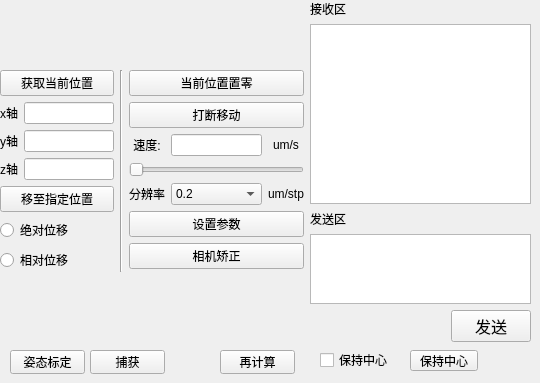
    <widget class="QWidget" name="tab">
     <attribute name="title">
      <string>mic机械臂</string>
     </attribute>
     <widget class="QWidget" name="layoutWidget">
      <property name="geometry">
       <rect>
        <x>0</x>
        <y>0</y>
        <width>531</width>
        <height>342</height>
       </rect>
      </property>
      <layout class="QHBoxLayout" name="horizontalLayout_6">
       <item>
        <layout class="QVBoxLayout" name="verticalLayout_8">
         <item>
          <layout class="QHBoxLayout" name="horizontalLayout_5">
           <item>
            <layout class="QGridLayout" name="gridLayout_2">
             <item row="4" column="0" colspan="2">
              <widget class="QPushButton" name="BtnMove">
               <property name="sizePolicy">
                <sizepolicy hsizetype="Expanding" vsizetype="Fixed">
                 <horstretch>0</horstretch>
                 <verstretch>0</verstretch>
                </sizepolicy>
               </property>
               <property name="text">
                <string>移至指定位置</string>
               </property>
              </widget>
             </item>
             <item row="3" column="0">
              <widget class="QLabel" name="label_10">
               <property name="sizePolicy">
                <sizepolicy hsizetype="Expanding" vsizetype="Preferred">
                 <horstretch>1</horstretch>
                 <verstretch>0</verstretch>
                </sizepolicy>
               </property>
               <property name="text">
                <string>z轴</string>
               </property>
               <property name="alignment">
                <set>Qt::AlignCenter</set>
               </property>
              </widget>
             </item>
             <item row="2" column="1">
              <widget class="QLineEdit" name="SetYPosition">
               <property name="sizePolicy">
                <sizepolicy hsizetype="Expanding" vsizetype="Fixed">
                 <horstretch>5</horstretch>
                 <verstretch>0</verstretch>
                </sizepolicy>
               </property>
              </widget>
             </item>
             <item row="3" column="1">
              <widget class="QLineEdit" name="SetZPosition">
               <property name="sizePolicy">
                <sizepolicy hsizetype="Expanding" vsizetype="Fixed">
                 <horstretch>5</horstretch>
                 <verstretch>0</verstretch>
                </sizepolicy>
               </property>
              </widget>
             </item>
             <item row="1" column="1">
              <widget class="QLineEdit" name="SetXPosition">
               <property name="sizePolicy">
                <sizepolicy hsizetype="Expanding" vsizetype="Fixed">
                 <horstretch>5</horstretch>
                 <verstretch>0</verstretch>
                </sizepolicy>
               </property>
              </widget>
             </item>
             <item row="2" column="0">
              <widget class="QLabel" name="label_9">
               <property name="sizePolicy">
                <sizepolicy hsizetype="Expanding" vsizetype="Preferred">
                 <horstretch>1</horstretch>
                 <verstretch>0</verstretch>
                </sizepolicy>
               </property>
               <property name="text">
                <string>y轴</string>
               </property>
               <property name="alignment">
                <set>Qt::AlignCenter</set>
               </property>
              </widget>
             </item>
             <item row="1" column="0">
              <widget class="QLabel" name="label_8">
               <property name="sizePolicy">
                <sizepolicy hsizetype="Expanding" vsizetype="Preferred">
                 <horstretch>1</horstretch>
                 <verstretch>0</verstretch>
                </sizepolicy>
               </property>
               <property name="text">
                <string>x轴</string>
               </property>
               <property name="alignment">
                <set>Qt::AlignCenter</set>
               </property>
              </widget>
             </item>
             <item row="5" column="0" colspan="2">
              <widget class="QRadioButton" name="rBtnAbsoluteMove">
               <property name="text">
                <string>绝对位移</string>
               </property>
              </widget>
             </item>
             <item row="6" column="0" colspan="2">
              <widget class="QRadioButton" name="rBtnRelativeMove">
               <property name="text">
                <string>相对位移</string>
               </property>
              </widget>
             </item>
             <item row="0" column="0" colspan="2">
              <widget class="QPushButton" name="BtnGetCurrentPosition">
               <property name="enabled">
                <bool>true</bool>
               </property>
               <property name="sizePolicy">
                <sizepolicy hsizetype="Minimum" vsizetype="Maximum">
                 <horstretch>0</horstretch>
                 <verstretch>1</verstretch>
                </sizepolicy>
               </property>
               <property name="text">
                <string>获取当前位置</string>
               </property>
              </widget>
             </item>
            </layout>
           </item>
           <item>
            <widget class="Line" name="line">
             <property name="orientation">
              <enum>Qt::Vertical</enum>
             </property>
            </widget>
           </item>
           <item>
            <layout class="QGridLayout" name="gridLayout_4">
             <item row="2" column="2">
              <widget class="QLabel" name="label_17">
               <property name="sizePolicy">
                <sizepolicy hsizetype="Expanding" vsizetype="Preferred">
                 <horstretch>1</horstretch>
                 <verstretch>0</verstretch>
                </sizepolicy>
               </property>
               <property name="contextMenuPolicy">
                <enum>Qt::NoContextMenu</enum>
               </property>
               <property name="text">
                <string>um/s</string>
               </property>
               <property name="alignment">
                <set>Qt::AlignCenter</set>
               </property>
              </widget>
             </item>
             <item row="2" column="1">
              <widget class="QLineEdit" name="SetVelocity">
               <property name="sizePolicy">
                <sizepolicy hsizetype="Expanding" vsizetype="Fixed">
                 <horstretch>4</horstretch>
                 <verstretch>0</verstretch>
                </sizepolicy>
               </property>
               <property name="contextMenuPolicy">
                <enum>Qt::NoContextMenu</enum>
               </property>
               <property name="alignment">
                <set>Qt::AlignCenter</set>
               </property>
              </widget>
             </item>
             <item row="4" column="0">
              <widget class="QLabel" name="label_16">
               <property name="sizePolicy">
                <sizepolicy hsizetype="Expanding" vsizetype="Preferred">
                 <horstretch>1</horstretch>
                 <verstretch>0</verstretch>
                </sizepolicy>
               </property>
               <property name="text">
                <string>分辨率</string>
               </property>
               <property name="alignment">
                <set>Qt::AlignCenter</set>
               </property>
              </widget>
             </item>
             <item row="4" column="1">
              <widget class="QComboBox" name="SetResolution">
               <item>
                <property name="text">
                 <string>0.2</string>
                </property>
               </item>
               <item>
                <property name="text">
                 <string>0.04</string>
                </property>
               </item>
              </widget>
             </item>
             <item row="4" column="2">
              <widget class="QLabel" name="label_18">
               <property name="sizePolicy">
                <sizepolicy hsizetype="Expanding" vsizetype="Preferred">
                 <horstretch>1</horstretch>
                 <verstretch>0</verstretch>
                </sizepolicy>
               </property>
               <property name="text">
                <string>um/stp</string>
               </property>
               <property name="alignment">
                <set>Qt::AlignCenter</set>
               </property>
              </widget>
             </item>
             <item row="5" column="0" colspan="3">
              <widget class="QPushButton" name="BtnSetVR">
               <property name="sizePolicy">
                <sizepolicy hsizetype="Expanding" vsizetype="Fixed">
                 <horstretch>0</horstretch>
                 <verstretch>0</verstretch>
                </sizepolicy>
               </property>
               <property name="text">
                <string>设置参数</string>
               </property>
              </widget>
             </item>
             <item row="2" column="0">
              <widget class="QLabel" name="label_15">
               <property name="sizePolicy">
                <sizepolicy hsizetype="Expanding" vsizetype="Preferred">
                 <horstretch>1</horstretch>
                 <verstretch>0</verstretch>
                </sizepolicy>
               </property>
               <property name="contextMenuPolicy">
                <enum>Qt::NoContextMenu</enum>
               </property>
               <property name="text">
                <string>速度:</string>
               </property>
               <property name="alignment">
                <set>Qt::AlignCenter</set>
               </property>
              </widget>
             </item>
             <item row="1" column="0" colspan="3">
              <widget class="QPushButton" name="BtnInterruptMove">
               <property name="text">
                <string>打断移动</string>
               </property>
              </widget>
             </item>
             <item row="0" column="0" colspan="3">
              <widget class="QPushButton" name="BtnSetOrigin">
               <property name="text">
                <string>当前位置置零</string>
               </property>
              </widget>
             </item>
             <item row="3" column="0" colspan="3">
              <widget class="QSlider" name="VelocitySlider">
               <property name="sizePolicy">
                <sizepolicy hsizetype="Expanding" vsizetype="Fixed">
                 <horstretch>1</horstretch>
                 <verstretch>0</verstretch>
                </sizepolicy>
               </property>
               <property name="contextMenuPolicy">
                <enum>Qt::NoContextMenu</enum>
               </property>
               <property name="maximum">
                <number>99999</number>
               </property>
               <property name="orientation">
                <enum>Qt::Horizontal</enum>
               </property>
              </widget>
             </item>
             <item row="6" column="0" colspan="3">
              <widget class="QPushButton" name="BtnGetTrans">
               <property name="text">
                <string>相机矫正</string>
               </property>
              </widget>
             </item>
            </layout>
           </item>
          </layout>
         </item>
        </layout>
       </item>
       <item>
        <layout class="QVBoxLayout" name="SerialportReadandWriteLayout">
         <item>
          <widget class="QLabel" name="label_7">
           <property name="text">
            <string>接收区</string>
           </property>
          </widget>
         </item>
         <item>
          <widget class="QTextEdit" name="ReceiveData">
           <property name="sizePolicy">
            <sizepolicy hsizetype="Expanding" vsizetype="Expanding">
             <horstretch>0</horstretch>
             <verstretch>3</verstretch>
            </sizepolicy>
           </property>
           <property name="lineWrapMode">
            <enum>QTextEdit::NoWrap</enum>
           </property>
           <property name="readOnly">
            <bool>true</bool>
           </property>
          </widget>
         </item>
         <item>
          <widget class="QLabel" name="label_11">
           <property name="text">
            <string>发送区</string>
           </property>
          </widget>
         </item>
         <item>
          <widget class="QTextEdit" name="SendData">
           <property name="sizePolicy">
            <sizepolicy hsizetype="Expanding" vsizetype="Expanding">
             <horstretch>0</horstretch>
             <verstretch>1</verstretch>
            </sizepolicy>
           </property>
          </widget>
         </item>
         <item>
          <layout class="QHBoxLayout" name="horizontalLayout">
           <item>
            <spacer name="horizontalSpacer">
             <property name="orientation">
              <enum>Qt::Horizontal</enum>
             </property>
             <property name="sizeHint" stdset="0">
              <size>
               <width>40</width>
               <height>20</height>
              </size>
             </property>
            </spacer>
           </item>
           <item>
            <widget class="QPushButton" name="BtnSerialPortSend">
             <property name="sizePolicy">
              <sizepolicy hsizetype="Maximum" vsizetype="Fixed">
               <horstretch>0</horstretch>
               <verstretch>0</verstretch>
              </sizepolicy>
             </property>
             <property name="baseSize">
              <size>
               <width>0</width>
               <height>0</height>
              </size>
             </property>
             <property name="font">
              <font>
               <pointsize>12</pointsize>
              </font>
             </property>
             <property name="text">
              <string>发送</string>
             </property>
            </widget>
           </item>
          </layout>
         </item>
        </layout>
       </item>
      </layout>
     </widget>
     <widget class="QPushButton" name="Btn_calibration_MicRobot">
      <property name="geometry">
       <rect>
        <x>10</x>
        <y>350</y>
        <width>75</width>
        <height>24</height>
       </rect>
      </property>
      <property name="text">
       <string>姿态标定</string>
      </property>
     </widget>
     <widget class="QPushButton" name="Btn_Capture_MicRobot">
      <property name="geometry">
       <rect>
        <x>90</x>
        <y>350</y>
        <width>75</width>
        <height>24</height>
       </rect>
      </property>
      <property name="text">
       <string>捕获</string>
      </property>
     </widget>
     <widget class="QPushButton" name="Btn_Re">
      <property name="geometry">
       <rect>
        <x>220</x>
        <y>350</y>
        <width>75</width>
        <height>24</height>
       </rect>
      </property>
      <property name="text">
       <string>再计算</string>
      </property>
     </widget>
     <widget class="QCheckBox" name="checkBox_KeepCenter">
      <property name="geometry">
       <rect>
        <x>320</x>
        <y>350</y>
        <width>79</width>
        <height>20</height>
       </rect>
      </property>
      <property name="text">
       <string>保持中心</string>
      </property>
     </widget>
     <widget class="QPushButton" name="Btn_KeepCenter">
      <property name="geometry">
       <rect>
        <x>410</x>
        <y>350</y>
        <width>68</width>
        <height>21</height>
       </rect>
      </property>
      <property name="text">
       <string>保持中心</string>
      </property>
     </widget>
    </widget>
